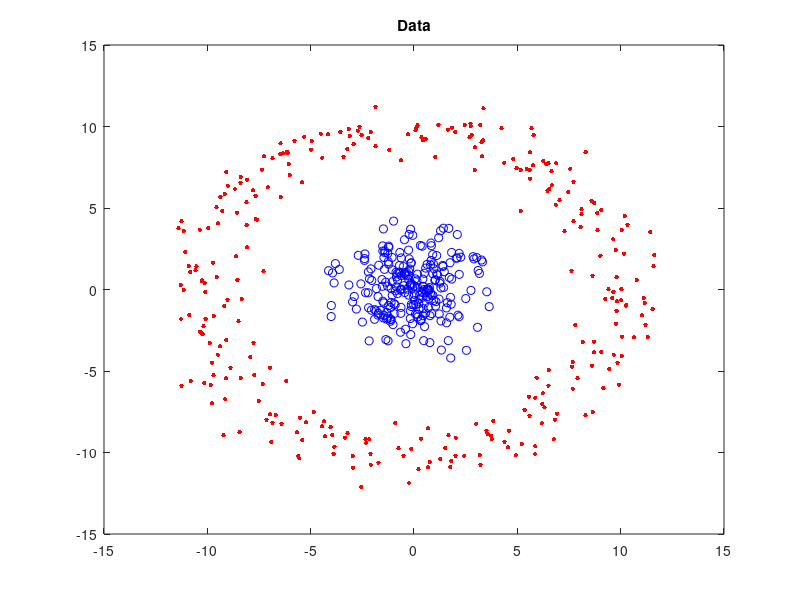
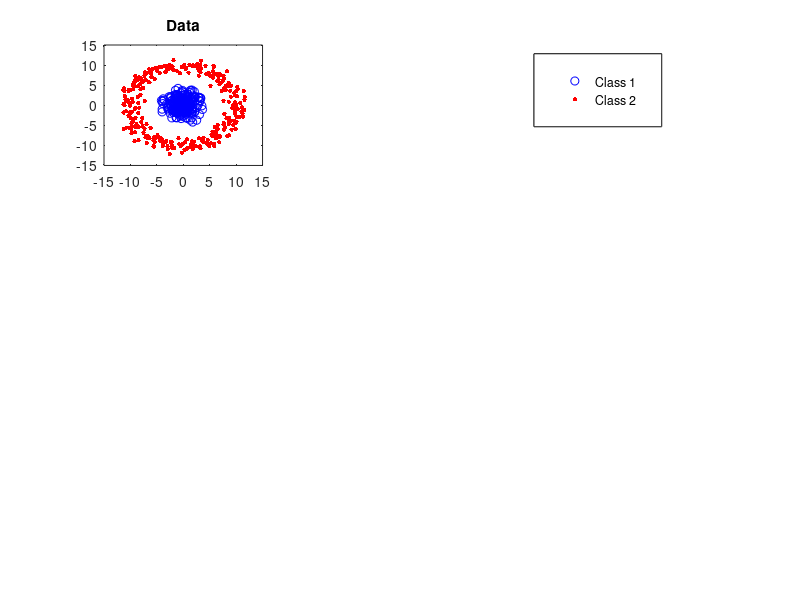

These figures' MATLAB source, in order: (Note: this script raises an error after producing the figures.)
clear;

rng(1);
n1 = 250;
n2 = 300;

folder = 'tex/kda_test/';

% Note: use the Gaussian kernel instead
options.doPCA    = 0;
options.kernType = 1;   % gaussian


SAVEFIGS = 1;

if SAVEFIGS
    newfig = figure;
    fullPos = get(gca, 'Position');
end

switch 1
    case 0      % parabola data
        fname = 'parab';
        x = 0.5*randn(1,n1);
        y = 0.5*randn(1,n1) + 10;

        x1 = linspace(-3,2,n2) + randn(1,n2);
        y1 = x1.^2 + randn(1,n2);
    case 1      % concentric circles data
        fname = 'circles';
        
        x = 1.5*randn(1,n1);
        y = 1.5*randn(1,n1);

        theta = linspace(0, 2*pi, n2);
        x1 = 10*cos(theta) + randn(1,n2);
        y1 = 10*sin(theta) + randn(1,n2);
    otherwise
        error('Invalid');
end

c1_style = 'ob';
c2_style = '.r';

figure;
axh = subplot(321);
ax1 = plot(x,y, c1_style); hold on;
ax2 = plot(x1,y1, c2_style, 'MarkerSize',10); hold off;
% axis tight;
XL = xlim; YL = ylim;

title 'Data'; 
h = legend([ax1(1),ax2(1)], 'Class 1', 'Class 2', 'Location', 'EastOutside');
pos = get(h, 'Position');
set(h,'Position', [pos(1)+0.2, pos(2), pos(3)+0.05, pos(4)+0.05]);

if SAVEFIGS
    clf(newfig); h = copyobj(axh, newfig); set(h, 'Position', fullPos);
    saveas(newfig, [folder, fname, '_data.png']);
end

DATA = [x, x1; y, y1];
classes = [zeros(1,n1), ones(1,n2)];

[yproj0] = KLDA(DATA, classes, DATA, options);

c1 = (classes==0); c2 = (classes==1);

if max(yproj0(c1)) < max(yproj0(c2))
    alpha = max(yproj0(c1)) + min(yproj0(c2));
else
    alpha = min(yproj0(c1)) + max(yproj0(c2));
end
alpha = alpha / 2;

axh = subplot(323);
plot(x,y, c1_style);
hold on; plot(x1,y1, c2_style, 'MarkerSize',10); xlim(XL); ylim(YL);
hold off; title 'Kernel Separation';

if SAVEFIGS
    clf(newfig); h = copyobj(axh, newfig); set(h, 'Position', fullPos);
    saveas(newfig, [folder, 'KDA_', fname, '.png']);
end

axh = subplot(324);
plot(yproj0(c1),0, c1_style, 'MarkerSize',10); hold on;
plot(yproj0(c2),0, c2_style, 'MarkerSize',10);
plot(alpha*[1,1], 0.1*[-1,1], ':k', 'LineWidth',2);

% xlim(1.1*[1,1].*[min(yproj0)-1e-5, max(yproj0)])

hold off;
title 'Kernel Classification';

if SAVEFIGS
    clf(newfig); h = copyobj(axh, newfig); set(h, 'Position', fullPos);
    saveas(newfig, [folder, 'KDA_proj_', fname, '.png']);
end

[yproj, yproj0, alpha, w] = LDA(DATA, classes, DATA, options);

axh = subplot(325);
plot(x,y, c1_style);
hold on; plot(x1,y1, c2_style, 'MarkerSize',10);
slope = w(2)/w(1); xtmp = linspace(XL(1), XL(2), 100);
plot(xtmp, slope*xtmp, 'k');      % line that spans projection vector w
xlim(XL); ylim(YL);
hold off;
title 'LDA Separation'; figure(gcf);

if SAVEFIGS
    clf(newfig); h = copyobj(axh, newfig); set(h, 'Position', fullPos);
    saveas(newfig, [folder, 'LDA_', fname, '.png']);
end

axh = subplot(326);
plot(yproj0(c1),0, c1_style, 'MarkerSize',10); hold on;
plot(yproj0(c2),0, c2_style, 'MarkerSize',10);
plot(alpha*[1,1], 0.1*[-1,1], ':k', 'LineWidth',2);
hold off;
title 'LDA Classification';

if SAVEFIGS
    clf(newfig); h = copyobj(axh, newfig); set(h, 'Position', fullPos);
    saveas(newfig, [folder, 'LDA_proj_', fname, '.png']);
end
